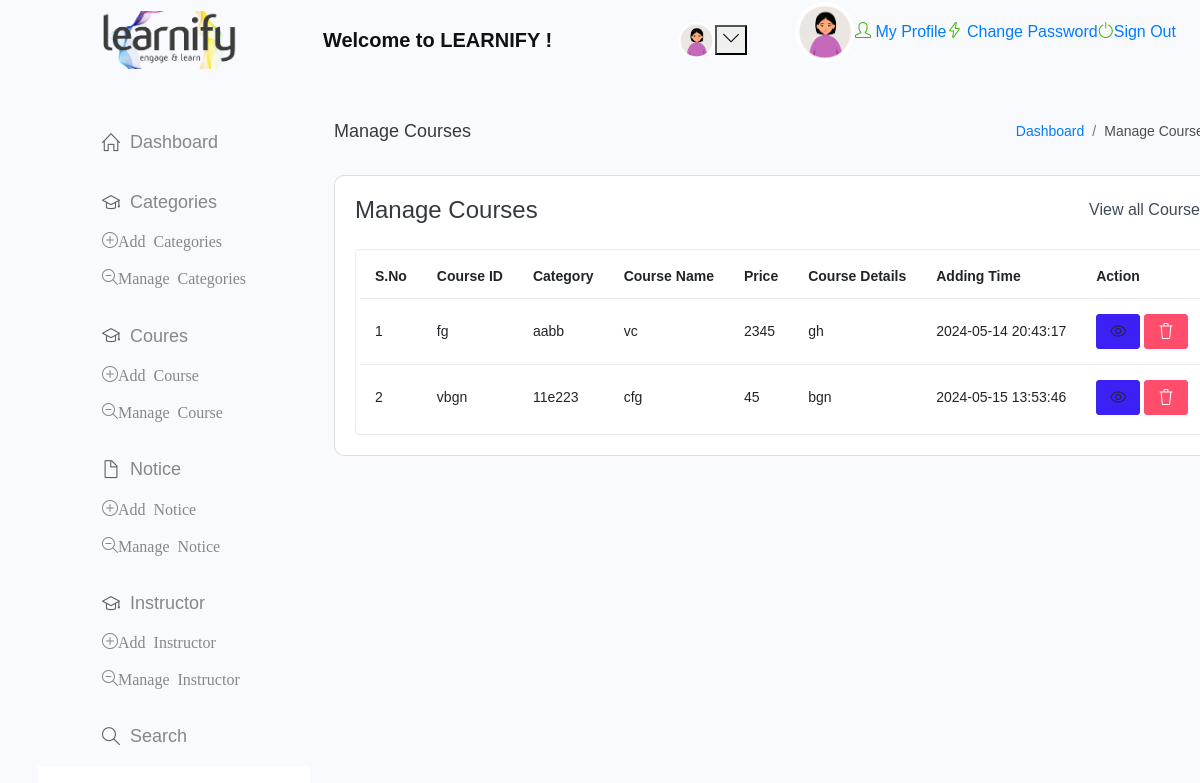
The page /Learnify/view/manage-students.php (signed in) on the database its author committed.
### tables this page shows
CREATE TABLE `tblstudent` (
  `ID` int(10) NOT NULL,
  `CourseName` varchar(200) DEFAULT NULL,
  `Category` varchar(100) DEFAULT NULL,
  `CourseID` varchar(200) DEFAULT NULL,
  `Price` bigint(10) DEFAULT NULL,
  `CourseDetails` mediumtext DEFAULT NULL,
  `Image` varchar(200) DEFAULT NULL,
  `DateofAdding` timestamp NULL DEFAULT current_timestamp()
);

### Learnify/controller/managecontrol2.php (called while the page is built, shortened)
<?php
include '../model/dbconnection.php';
    $mydb= new Model();
    $conobj= $mydb->OpenCon();
    $result=$mydb->fetchCourses($conobj,"tblstudent");
    ?>

### Learnify/model/dbconnection.php (called while the page is built, shortened)
<?php
class Model
{
    function fetchCourses($conn,$table) {
        $sql = "SELECT * FROM $table";
        $result = $conn->query($sql);
        return $result;
    }
  }
?>

### Learnify/view/manage-students.php (the view)
<?php include_once('../controller/managecontrol2.php');?>
     <?php include_once('includes/header.php');?>
      <div class="container-fluid page-body-wrapper">
        <?php include_once('includes/sidebar.php');?>
        <div class="main-panel">
          <div class="content-wrapper">
             <div class="page-header">
              <h3 class="page-title"> Manage Courses </h3>
              <nav aria-label="breadcrumb">
                <ol class="breadcrumb">
                  <li class="breadcrumb-item"><a href="dashboard.php">Dashboard</a></li>
                  <li class="breadcrumb-item active" aria-current="page"> Manage Courses</li>
                </ol>
              </nav>
            </div>
            <div class="row">
              <div class="col-md-12 grid-margin stretch-card">
                <div class="card">
                  <div class="card-body">
                    <div class="d-sm-flex align-items-center mb-4">
                      <h4 class="card-title mb-sm-0">Manage Courses</h4>
                      <a href="#" class="text-dark ml-auto mb-3 mb-sm-0"> View all Courses</a>
                    </div>
                    <div class="table-responsive border rounded p-1">
                      <table class="table">
                        <thead>
                          <tr>
                            <th class="font-weight-bold">S.No</th>
                            <th class="font-weight-bold">Course ID</th>
                            <th class="font-weight-bold">Category</th>
                            <th class="font-weight-bold">Course Name</th>
                            <th class="font-weight-bold">Price</th>
                            <th class="font-weight-bold">Course Details</th>
                            <th class="font-weight-bold">Adding Time</th>
                            <th class="font-weight-bold">Action</th>
                          </tr>
                        </thead>
                        <tbody>
                <?php
                $cnt=1;
                foreach ($result as $course) {
                    echo "<tr>";
                    echo "<td>" . htmlentities($cnt) . "</td>";
                    echo "<td>" . $course['CourseID'] . "</td>";
                    echo "<td>" . $course['Category'] . "</td>";
                    echo "<td>" . $course['CourseName'] . "</td>";
                    echo "<td>" . $course['Price'] . "</td>";
                    echo "<td>" . $course['CourseDetails'] . "</td>";
                    echo "<td>" . $course['DateofAdding'] . "</td>";
                    echo "<td>
                    <form method='post'>
                    <a href='edit_course.php?course_id=". $course['CourseID'] ."' class='btn btn-primary btn-sm'><i class='icon-eye'></i></a>
                                <input type='hidden' name='course_id' value='" . $course['CourseID'] . "' >
                                <button type='submit' class='btn btn-danger btn-sm' name='delete_course' onclick='return confirm('Do you really want to Delete ?');'><i class='icon-trash'></i></button>
                            </form>
                          </td>";
                    echo "</tr>" ;
                    $cnt=$cnt+1;
                }
                ?>
            </tbody>
        </table>
    </div>
</body>
</html>

### rows shown on the page
tblstudent: CourseID "fg", Category "aabb", CourseName "vc", Price "2345", CourseDetails "gh", DateofAdding "2024-05-14 20:43:17"
tblstudent: CourseID "vbgn", Category "11e223", CourseName "cfg", Price "45", CourseDetails "bgn", DateofAdding "2024-05-15 13:53:46"
